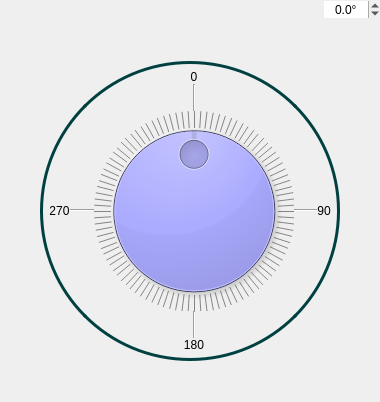
<?xml version="1.0" encoding="UTF-8"?>
<ui version="4.0">
 <class>FreeRotateAngle</class>
 <widget class="QWidget" name="FreeRotateAngle">
  <property name="geometry">
   <rect>
    <x>0</x>
    <y>0</y>
    <width>380</width>
    <height>402</height>
   </rect>
  </property>
  <property name="windowTitle">
   <string>Form</string>
  </property>
  <layout class="QGridLayout" name="gridLayout_2">
   <property name="leftMargin">
    <number>0</number>
   </property>
   <property name="topMargin">
    <number>0</number>
   </property>
   <property name="rightMargin">
    <number>0</number>
   </property>
   <property name="bottomMargin">
    <number>0</number>
   </property>
   <property name="spacing">
    <number>0</number>
   </property>
   <item row="1" column="1">
    <spacer name="verticalSpacer_2">
     <property name="orientation">
      <enum>Qt::Orientation::Vertical</enum>
     </property>
     <property name="sizeHint" stdset="0">
      <size>
       <width>20</width>
       <height>40</height>
      </size>
     </property>
    </spacer>
   </item>
   <item row="2" column="0">
    <spacer name="horizontalSpacer_6">
     <property name="orientation">
      <enum>Qt::Orientation::Horizontal</enum>
     </property>
     <property name="sizeHint" stdset="0">
      <size>
       <width>40</width>
       <height>20</height>
      </size>
     </property>
    </spacer>
   </item>
   <item row="2" column="1">
    <widget class="QWidget" name="widget" native="true">
     <property name="sizePolicy">
      <sizepolicy hsizetype="Fixed" vsizetype="Fixed">
       <horstretch>0</horstretch>
       <verstretch>0</verstretch>
      </sizepolicy>
     </property>
     <property name="minimumSize">
      <size>
       <width>300</width>
       <height>300</height>
      </size>
     </property>
     <property name="maximumSize">
      <size>
       <width>300</width>
       <height>300</height>
      </size>
     </property>
     <property name="styleSheet">
      <string notr="true">#widget {
	border: 3px solid rgb(0, 64, 64);
	border-radius: 150px;
}
</string>
     </property>
     <layout class="QGridLayout" name="gridLayout" rowstretch="0,1,0,1,0" columnstretch="0,1,0,1,0">
      <property name="spacing">
       <number>0</number>
      </property>
      <item row="0" column="2">
       <widget class="QLabel" name="label">
        <property name="text">
         <string>0</string>
        </property>
        <property name="alignment">
         <set>Qt::AlignmentFlag::AlignCenter</set>
        </property>
       </widget>
      </item>
      <item row="1" column="2">
       <layout class="QHBoxLayout" name="horizontalLayout">
        <property name="spacing">
         <number>0</number>
        </property>
        <item>
         <spacer name="horizontalSpacer">
          <property name="orientation">
           <enum>Qt::Orientation::Horizontal</enum>
          </property>
          <property name="sizeHint" stdset="0">
           <size>
            <width>40</width>
            <height>20</height>
           </size>
          </property>
         </spacer>
        </item>
        <item>
         <widget class="Line" name="line_3">
          <property name="orientation">
           <enum>Qt::Orientation::Vertical</enum>
          </property>
         </widget>
        </item>
        <item>
         <spacer name="horizontalSpacer_2">
          <property name="orientation">
           <enum>Qt::Orientation::Horizontal</enum>
          </property>
          <property name="sizeHint" stdset="0">
           <size>
            <width>40</width>
            <height>20</height>
           </size>
          </property>
         </spacer>
        </item>
       </layout>
      </item>
      <item row="2" column="0">
       <widget class="QLabel" name="label_4">
        <property name="text">
         <string>270</string>
        </property>
        <property name="alignment">
         <set>Qt::AlignmentFlag::AlignCenter</set>
        </property>
       </widget>
      </item>
      <item row="2" column="1">
       <widget class="Line" name="line">
        <property name="orientation">
         <enum>Qt::Orientation::Horizontal</enum>
        </property>
       </widget>
      </item>
      <item row="2" column="2">
       <widget class="QDial" name="dial">
        <property name="sizePolicy">
         <sizepolicy hsizetype="Fixed" vsizetype="Fixed">
          <horstretch>0</horstretch>
          <verstretch>0</verstretch>
         </sizepolicy>
        </property>
        <property name="minimumSize">
         <size>
          <width>200</width>
          <height>200</height>
         </size>
        </property>
        <property name="maximumSize">
         <size>
          <width>200</width>
          <height>200</height>
         </size>
        </property>
        <property name="styleSheet">
         <string notr="true">#dial {
	background-color: rgb(170, 170, 255);
}</string>
        </property>
        <property name="maximum">
         <number>3599</number>
        </property>
        <property name="value">
         <number>1800</number>
        </property>
        <property name="wrapping">
         <bool>true</bool>
        </property>
        <property name="notchTarget">
         <double>10.000000000000000</double>
        </property>
        <property name="notchesVisible">
         <bool>true</bool>
        </property>
       </widget>
      </item>
      <item row="2" column="3">
       <widget class="Line" name="line_2">
        <property name="orientation">
         <enum>Qt::Orientation::Horizontal</enum>
        </property>
       </widget>
      </item>
      <item row="2" column="4">
       <widget class="QLabel" name="label_2">
        <property name="text">
         <string>90</string>
        </property>
        <property name="alignment">
         <set>Qt::AlignmentFlag::AlignCenter</set>
        </property>
       </widget>
      </item>
      <item row="3" column="2">
       <layout class="QHBoxLayout" name="horizontalLayout_2">
        <property name="spacing">
         <number>0</number>
        </property>
        <item>
         <spacer name="horizontalSpacer_3">
          <property name="orientation">
           <enum>Qt::Orientation::Horizontal</enum>
          </property>
          <property name="sizeHint" stdset="0">
           <size>
            <width>40</width>
            <height>20</height>
           </size>
          </property>
         </spacer>
        </item>
        <item>
         <widget class="Line" name="line_4">
          <property name="orientation">
           <enum>Qt::Orientation::Vertical</enum>
          </property>
         </widget>
        </item>
        <item>
         <spacer name="horizontalSpacer_4">
          <property name="orientation">
           <enum>Qt::Orientation::Horizontal</enum>
          </property>
          <property name="sizeHint" stdset="0">
           <size>
            <width>40</width>
            <height>20</height>
           </size>
          </property>
         </spacer>
        </item>
       </layout>
      </item>
      <item row="4" column="2">
       <widget class="QLabel" name="label_3">
        <property name="text">
         <string>180</string>
        </property>
        <property name="alignment">
         <set>Qt::AlignmentFlag::AlignCenter</set>
        </property>
       </widget>
      </item>
     </layout>
    </widget>
   </item>
   <item row="2" column="2">
    <spacer name="horizontalSpacer_7">
     <property name="orientation">
      <enum>Qt::Orientation::Horizontal</enum>
     </property>
     <property name="sizeHint" stdset="0">
      <size>
       <width>40</width>
       <height>20</height>
      </size>
     </property>
    </spacer>
   </item>
   <item row="3" column="1">
    <spacer name="verticalSpacer">
     <property name="orientation">
      <enum>Qt::Orientation::Vertical</enum>
     </property>
     <property name="sizeHint" stdset="0">
      <size>
       <width>20</width>
       <height>40</height>
      </size>
     </property>
    </spacer>
   </item>
   <item row="0" column="0" colspan="3">
    <layout class="QHBoxLayout" name="horizontalLayout_3" stretch="0,0">
     <property name="spacing">
      <number>0</number>
     </property>
     <item>
      <spacer name="horizontalSpacer_5">
       <property name="orientation">
        <enum>Qt::Orientation::Horizontal</enum>
       </property>
       <property name="sizeHint" stdset="0">
        <size>
         <width>40</width>
         <height>20</height>
        </size>
       </property>
      </spacer>
     </item>
     <item>
      <widget class="QDoubleSpinBox" name="doubleSpinBox">
       <property name="wrapping">
        <bool>true</bool>
       </property>
       <property name="frame">
        <bool>false</bool>
       </property>
       <property name="alignment">
        <set>Qt::AlignmentFlag::AlignCenter</set>
       </property>
       <property name="suffix">
        <string>°</string>
       </property>
       <property name="decimals">
        <number>1</number>
       </property>
       <property name="maximum">
        <double>359.899999999999977</double>
       </property>
       <property name="singleStep">
        <double>0.100000000000000</double>
       </property>
      </widget>
     </item>
    </layout>
   </item>
  </layout>
 </widget>
 <resources/>
 <connections/>
</ui>
